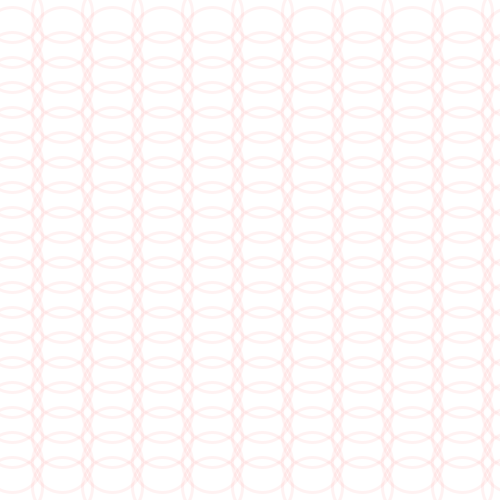
Frame 1 (no input)
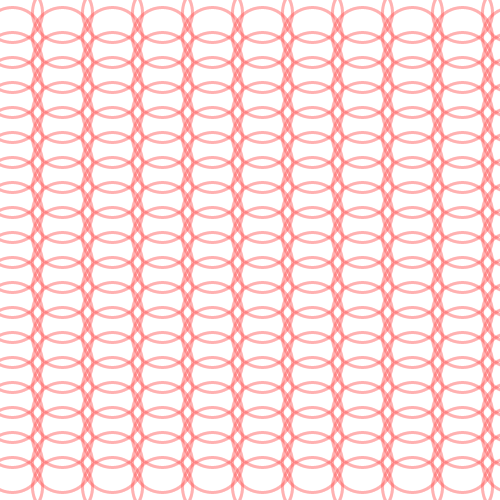
Frame 60 (the mouse pressed at the canvas centre just before this capture)
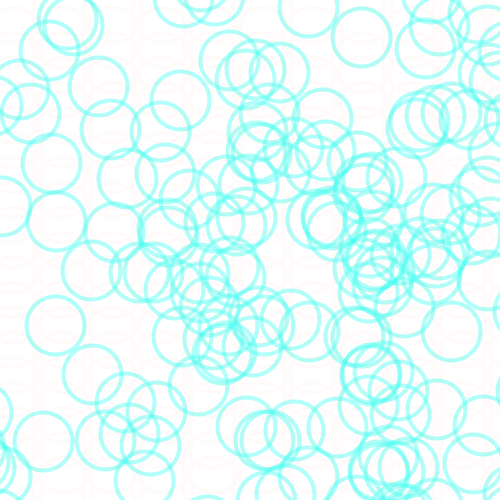
Frame 120 (the mouse held since frame 60 and released just before this capture)

The Processing sketch that drew these frames (run headless with seeded random() and noise(); from frame 60 on, the mouse is pressed at the canvas centre):

// Processing sketch: processing_67073
// ── processing_67073.pde

float tileCount = 20;
int circleAlpha = 13;
int actRandomSeed = 0;

void setup() {
  size(500, 500);
  colorMode(HSB);
  background(255);
}

void draw() {
  noStroke();
  fill(255, 30);
  rect(0, 0, 500, 500);

  translate(width/tileCount/2, height/tileCount/2);

  smooth();
  noFill();

  randomSeed(actRandomSeed);

  stroke(mouseX/2, 255, 255, circleAlpha);
  strokeWeight(3+mouseY/250);

  for (int gridY=0; gridY<tileCount; gridY++) {
    for (int gridX=0; gridX<tileCount; gridX++) {

      float posX = width/tileCount * gridX*2;
      float posY = height/tileCount * gridY;

      float shiftX = random(-mouseX, mouseX);
      float shiftY = random(-mouseX, mouseX);

      ellipse(posX+shiftX, posY+shiftY, 60-mouseX/100, 60-mouseX/100);
    }
  }
}
